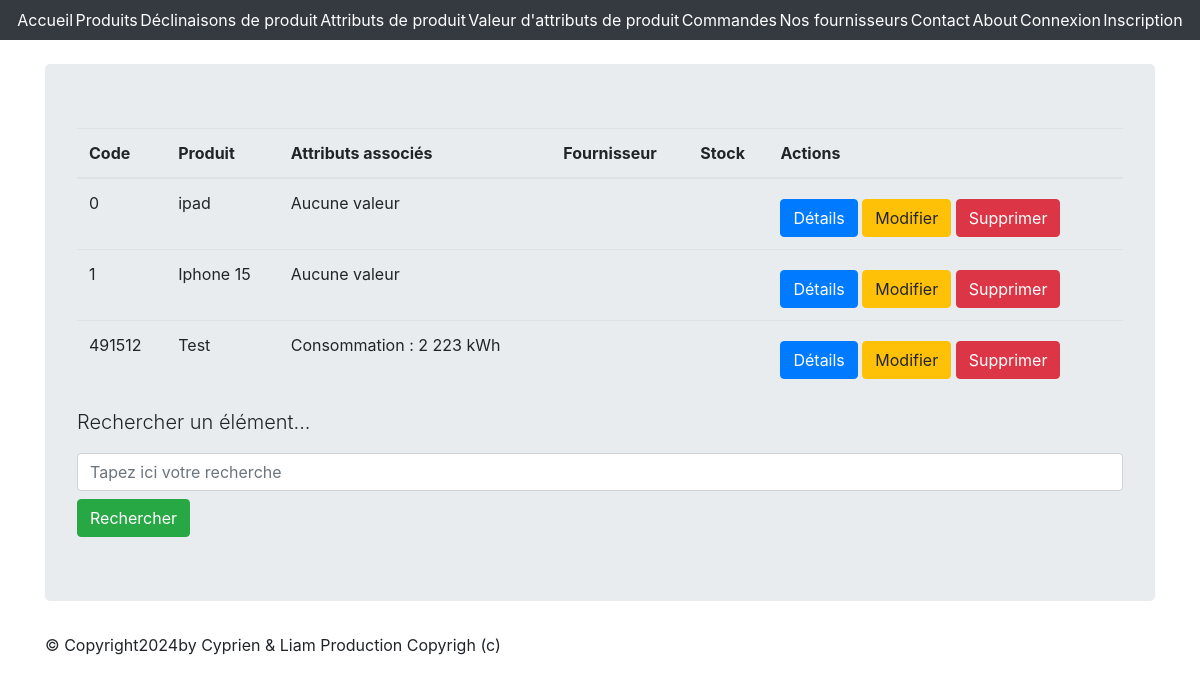
The app's page /monapp/product-items/, older data.
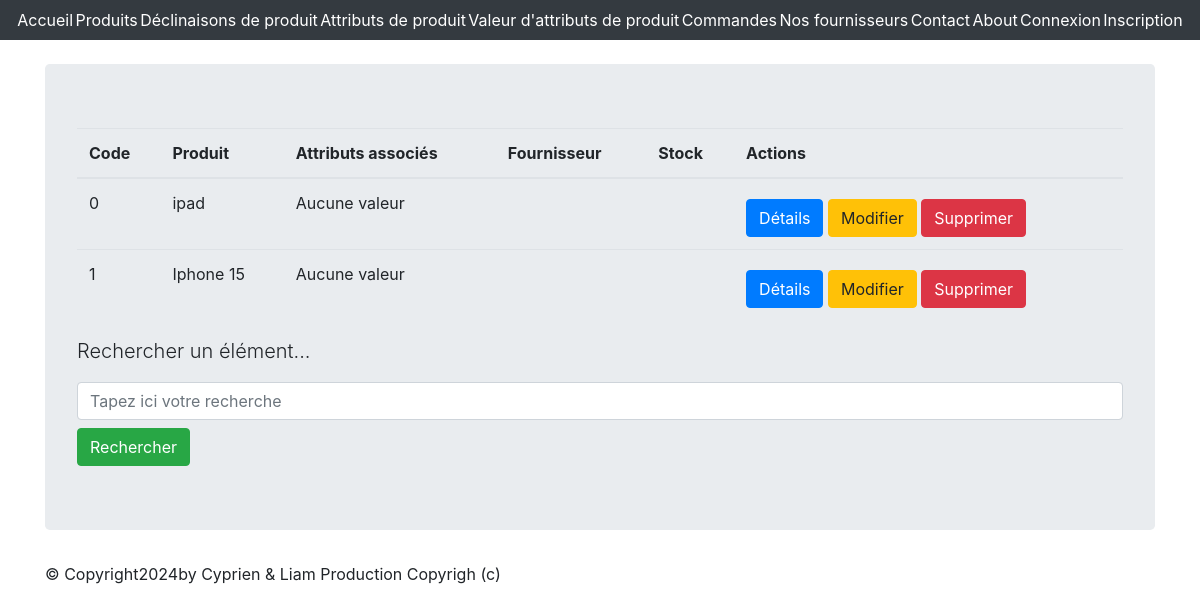
The same page, newer data.
### monapp/models.py (models this page shows, shortened)
class ProductItem(models.Model):
    class Meta:
        verbose_name = "Déclinaison Produit"
    color = models.CharField(max_length=100)
    code = models.CharField(max_length=10, null=True, blank=True, unique=True)
    product = models.ForeignKey("Product", on_delete=models.CASCADE)
    attributes = models.ManyToManyField(
        "ProductAttributeValue", related_name="product_item", blank=True
    )

class Product(models.Model):
    name = models.CharField(max_length=100)
    code = models.CharField(max_length=10, null=True, blank=True, unique=True)
    price_ht = models.DecimalField(max_digits=8, decimal_places=2, null=True, blank=True, verbose_name="Prix unitaire HT")
    price_ttc = models.DecimalField(max_digits=8, decimal_places=2, null=True, blank=True, verbose_name="Prix unitaire TTC")
    status = models.SmallIntegerField(choices=PRODUCT_STATUS, default=0)
    date_creation = models.DateTimeField(blank=True, verbose_name="Date création", default=timezone.now)
    stock = models.IntegerField(default=0)
    suppliers = models.ManyToManyField('Supplier', through='ProductSupplier')

class ProductAttributeValue(models.Model):
    class Meta:
        verbose_name = "Valeur attribut"
        ordering = ["position"]
    value = models.CharField(max_length=100)
    product_attribute = models.ForeignKey(
        "ProductAttribute", verbose_name="Unité", on_delete=models.CASCADE
    )
    position = models.PositiveSmallIntegerField("Position", null=True, blank=True)

class ProductAttribute(models.Model):
    class Meta:
        verbose_name = "Attribut"
    name = models.CharField(max_length=100)

### monapp/views.py (the view)
# urls.py: path("product-items/", ProductItemListView.as_view(), name="product-item-list"),
class ProductItemListView(ListView):
    model = ProductItem
    template_name = "monapp/list_product_items.html"
    context_object_name = "productitems"
    def get_queryset(self):
        query = self.request.GET.get("search")
        if query:
            return ProductItem.objects.filter(color__icontains=query)
        return ProductItem.objects.all()
    def get_context_data(self, **kwargs):
        context = super(ProductItemListView, self).get_context_data(**kwargs)
        context["titremenu"] = "Liste des déclinaisons"
        return context

### monapp/templates/monapp/list_product_items.html (shortened to what this page needs)
{% extends 'monapp/base.html' %}
{% block contenu %}
  <table class="table">
    <thead>
      <th>Code</th>
      <th>Produit</th>
      <th>Attributs associés</th>
      <th>Fournisseur</th>
      <th>Stock</th>
      <th>Actions</th>
    </thead>
    <tbody>
      {% for item in productitems %}
        <tr>
          <td>{{ item.code }}</td>
          <td>{{ item.product.name }}</td>
          <td>
            {% for attribute in item.attributes.all %}
              <p>{{ attribute.product_attribute.name }} : {{ attribute.value }}</p>
            {% empty %}
              <p>Aucune valeur</p>
            {% endfor %}
          </td>
          <td>{{ item.supplier.name }}</td>
          <td>{{ item.stock }}</td>
          <td>
            <a href="{% url 'product-item-detail' item.id %}" class="btn btn-primary mt-2">Détails</a>
            <a href="{% url 'product-item-update' item.id %}" class="btn btn-warning mt-2">Modifier</a>
            <a href="{% url 'product-item-delete' item.id %}" class="btn btn-danger mt-2">Supprimer</a>
          </td>
        </tr>
      {% endfor %}
    </tbody>
  </table>
  <p class="lead mb-3 ml-0">Rechercher un élément...</p>
  <form method="GET" action="">
    <input class="form-control" type="text" name="search" placeholder="Tapez ici votre recherche" value="{{ request.GET.search }}" />
    <button type="submit" class="btn btn-success mt-2">Rechercher</button>
  </form>
{% endblock %}

Row changes from the older to the newer data that the page shows:
removed ProductItem: code "491512", product.name "Test"
no longer on this page (row unchanged): ProductAttributeValue: product_attribute.name "Consommation", value "2 223 kWh"
